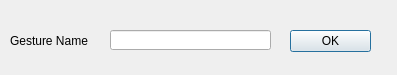
<?xml version="1.0" encoding="UTF-8"?>
<ui version="4.0">
 <class>addGestureDialog</class>
 <widget class="QDialog" name="addGestureDialog">
  <property name="geometry">
   <rect>
    <x>0</x>
    <y>0</y>
    <width>397</width>
    <height>75</height>
   </rect>
  </property>
  <property name="windowTitle">
   <string>Add New Gesture</string>
  </property>
  <widget class="QDialogButtonBox" name="buttonBox">
   <property name="geometry">
    <rect>
     <x>290</x>
     <y>30</y>
     <width>81</width>
     <height>241</height>
    </rect>
   </property>
   <property name="orientation">
    <enum>Qt::Vertical</enum>
   </property>
   <property name="standardButtons">
    <set>QDialogButtonBox::Ok</set>
   </property>
  </widget>
  <widget class="QLabel" name="newGestureLabel">
   <property name="geometry">
    <rect>
     <x>10</x>
     <y>30</y>
     <width>91</width>
     <height>21</height>
    </rect>
   </property>
   <property name="focusPolicy">
    <enum>Qt::NoFocus</enum>
   </property>
   <property name="text">
    <string>Gesture Name</string>
   </property>
  </widget>
  <widget class="QLineEdit" name="gestureNameInput">
   <property name="geometry">
    <rect>
     <x>110</x>
     <y>30</y>
     <width>161</width>
     <height>20</height>
    </rect>
   </property>
  </widget>
 </widget>
 <resources/>
 <connections>
  <connection>
   <sender>buttonBox</sender>
   <signal>accepted()</signal>
   <receiver>addGestureDialog</receiver>
   <slot>accept()</slot>
   <hints>
    <hint type="sourcelabel">
     <x>248</x>
     <y>254</y>
    </hint>
    <hint type="destinationlabel">
     <x>157</x>
     <y>274</y>
    </hint>
   </hints>
  </connection>
  <connection>
   <sender>buttonBox</sender>
   <signal>rejected()</signal>
   <receiver>addGestureDialog</receiver>
   <slot>reject()</slot>
   <hints>
    <hint type="sourcelabel">
     <x>316</x>
     <y>260</y>
    </hint>
    <hint type="destinationlabel">
     <x>286</x>
     <y>274</y>
    </hint>
   </hints>
  </connection>
 </connections>
</ui>
